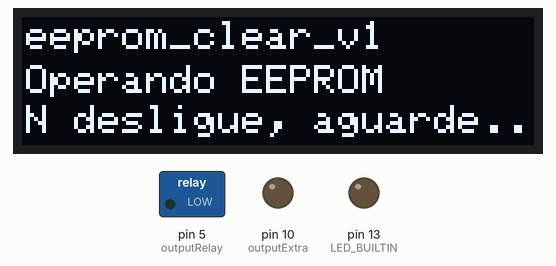
Recording of a sketch running on a simulated Arduino Uno, built with avr-gcc and run on an emulated ATmega328P. Parts: 128×32 one-colour display, switched loads named in the sketch (green lamp = pin HIGH), output pins drawn as LEDs (lit = HIGH). EEPROM starts erased.

Above: at 0.1 s.
Timing chart, 0 to 130.0 s (numbered marks = the images above):
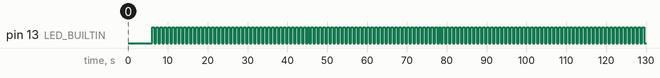

The sketch:

eeprom_clear_v1.ino
```cpp
/* Project Name: Sistema de Controle Automatico
   Author:Roberto Silva de Oliveira
   Date: 07/06/23
   Description: Firmware to use in LUF800R00, this programm aims to give a easy
   setup and installation for the user, it can configure its main charge characteristics
   such as end voltage and maximum charge time. The main goal of this programm
   is to replace and be the standard for all automatic chargers of the company.
   To use this system is advised to install the Oled display on the i2c port, without
   it will be very difficult to caliber the system, it can be used with only the serial port
   but we recommend otherwise.
   Any changes on this code is not permited, under lincesed use only
*/
//Library
#include <EEPROM.h>
#include <SPI.h>
#include <Wire.h>
#include <Adafruit_GFX.h>
#include <Adafruit_SSD1306.h>
//------------------------
//Display CFG
#define SCREEN_WIDTH 128 // OLED display width, in pixels
#define SCREEN_HEIGHT 32 // OLED display height, in pixels
#define OLED_RESET     4 // Reset pin # (or -1 if sharing Arduino reset pin)
#define SCREEN_ADDRESS 0x3C ///< See datasheet for Address; 0x3D for 128x64, 0x3C for 128x32
Adafruit_SSD1306 display(SCREEN_WIDTH, SCREEN_HEIGHT, &Wire, OLED_RESET);
//------------------------
//ADC CFG
#define ADC_CH  A0
//------------------------
//Digital CFG
#define buttonCursorDown 2
#define buttonCursorUp 3
#define outputRelay 5
#define buttonEnter 8
#define outputExtra 10

void setup() {
  pinMode (LED_BUILTIN, OUTPUT);
  //button cfg
  pinMode(buttonCursorUp, INPUT_PULLUP);
  pinMode(buttonCursorDown, INPUT_PULLUP);
  pinMode(buttonEnter, INPUT_PULLUP);
  pinMode(outputRelay, OUTPUT);
  pinMode(outputExtra, OUTPUT);
  //
  digitalWrite(outputRelay, LOW);
  digitalWrite(outputExtra, LOW);
  //Display verifier
  if (!display.begin(SSD1306_SWITCHCAPVCC, SCREEN_ADDRESS)) {
    while (true) { //Lock program if display fail
      digitalWrite(LED_BUILTIN, HIGH);
      delay(300);
      digitalWrite(LED_BUILTIN, LOW);
      delay(100);
    }
  }
}

void loop() {
  display.clearDisplay();
  display.setTextColor(SSD1306_WHITE);
  display.setTextSize(1);
  display.setCursor(1,1);
  display.print("eeprom_clear_v1");
  display.setCursor(1,12);
  display.print("Operando EEPROM");
  display.setCursor(1,22);
  display.print("N desligue, aguarde...");
  display.display();
  delay(2000);
  for (int i = 0 ; i < EEPROM.length() ; i++) {
    EEPROM.write(i, 0xFF);
    delay(1);
  }
  display.clearDisplay();
  display.setCursor(1,1);
  display.print("Finalizado!");
  display.setCursor(1,12);
  display.print("EEPROM zerada -> 0xFF");
  display.setCursor(1,22);
  display.print("Seguro para desligar");
  display.display();

  while(true) {
    delay(500);
    //Led system on blink
    !digitalRead(LED_BUILTIN) ? digitalWrite(LED_BUILTIN, HIGH) : digitalWrite(LED_BUILTIN, LOW) ;
  }
}
```

Measured:
- by itself, pin 13 (LED_BUILTIN): LOW → HIGH at 6.0 s, → LOW 0.50 s later, → HIGH 0.50 s later, → LOW 0.50 s later, … (248 changes in this stretch)
